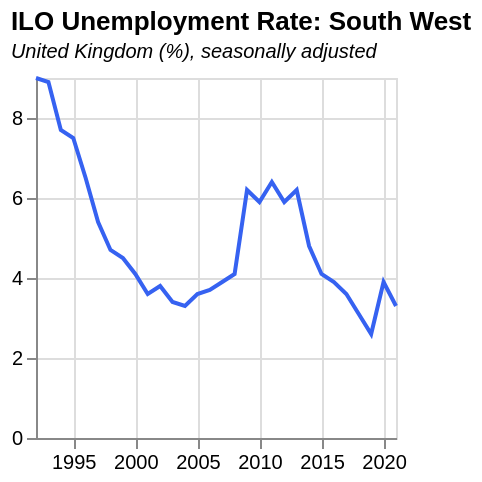

Write a Vega-Lite specification for this figure.
### Vega-Lite specification from a JSON file in a GitHub repository (floating-point values rounded to 4 significant figures)
{"$schema": "https://vega.github.io/schema/vega-lite/v5.json", "data": {"values": [{"date": "1992", "label": "1992", "month": "", "quarter": "", "sourceDataset": "LMS", "updateDate": "2015-10-13T23:00:00.000Z", "value": "9.0", "year": "1992"}, {"date": "1993", "label": "1993", "month": "", "quarter": "", "sourceDataset": "LMS", "updateDate": "2015-10-13T23:00:00.000Z", "value": "8.9", "year": "1993"}, {"date": "1994", "label": "1994", "month": "", "quarter": "", "sourceDataset": "LMS", "updateDate": "2015-10-13T23:00:00.000Z", "value": "7.7", "year": "1994"}, {"date": "1995", "label": "1995", "month": "", "quarter": "", "sourceDataset": "LMS", "updateDate": "2015-10-13T23:00:00.000Z", "value": "7.5", "year": "1995"}, {"date": "1996", "label": "1996", "month": "", "quarter": "", "sourceDataset": "LMS", "updateDate": "2015-10-13T23:00:00.000Z", "value": "6.5", "year": "1996"}, {"date": "1997", "label": "1997", "month": "", "quarter": "", "sourceDataset": "LMS", "updateDate": "2015-10-13T23:00:00.000Z", "value": "5.4", "year": "1997"}, {"date": "1998", "label": "1998", "month": "", "quarter": "", "sourceDataset": "LMS", "updateDate": "2015-10-13T23:00:00.000Z", "value": "4.7", "year": "1998"}, {"date": "1999", "label": "1999", "month": "", "quarter": "", "sourceDataset": "LMS", "updateDate": "2015-10-13T23:00:00.000Z", "value": "4.5", "year": "1999"}, {"date": "2000", "label": "2000", "month": "", "quarter": "", "sourceDataset": "LMS", "updateDate": "2015-10-13T23:00:00.000Z", "value": "4.1", "year": "2000"}, {"date": "2001", "label": "2001", "month": "", "quarter": "", "sourceDataset": "LMS", "updateDate": "2015-10-13T23:00:00.000Z", "value": "3.6", "year": "2001"}, {"date": "2002", "label": "2002", "month": "", "quarter": "", "sourceDataset": "LMS", "updateDate": "2015-10-13T23:00:00.000Z", "value": "3.8", "year": "2002"}, {"date": "2003", "label": "2003", "month": "", "quarter": "", "sourceDataset": "LMS", "updateDate": "2015-10-13T23:00:00.000Z", "value": "3.4", "year": "2003"}, {"date": "2004", "label": "2004", "month": "", "quarter": "", "sourceDataset": "LMS", "updateDate": "2015-10-13T23:00:00.000Z", "value": "3.3", "year": "2004"}, {"date": "2005", "label": "2005", "month": "", "quarter": "", "sourceDataset": "LMS", "updateDate": "2015-10-13T23:00:00.000Z", "value": "3.6", "year": "2005"}, {"date": "2006", "label": "2006", "month": "", "quarter": "", "sourceDataset": "LMS", "updateDate": "2015-10-13T23:00:00.000Z", "value": "3.7", "year": "2006"}, {"date": "2007", "label": "2007", "month": "", "quarter": "", "sourceDataset": "LMS", "updateDate": "2015-10-13T23:00:00.000Z", "value": "3.9", "year": "2007"}, {"date": "2008", "label": "2008", "month": "", "quarter": "", "sourceDataset": "LMS", "updateDate": "2015-10-13T23:00:00.000Z", "value": "4.1", "year": "2008"}, {"date": "2009", "label": "2009", "month": "", "quarter": "", "sourceDataset": "LMS", "updateDate": "2015-10-13T23:00:00.000Z", "value": "6.2", "year": "2009"}, {"date": "2010", "label": "2010", "month": "", "quarter": "", "sourceDataset": "LMS", "updateDate": "2015-10-13T23:00:00.000Z", "value": "5.9", "year": "2010"}, {"date": "2011", "label": "2011", "month": "", "quarter": "", "sourceDataset": "LMS", "updateDate": "2015-10-13T23:00:00.000Z", "value": "6.4", "year": "2011"}, {"date": "2012", "label": "2012", "month": "", "quarter": "", "sourceDataset": "LMS", "updateDate": "2017-02-15T00:00:00.000Z", "value": "5.9", "year": "2012"}, {"date": "2013", "label": "2013", "month": "", "quarter": "", "sourceDataset": "LMS", "updateDate": "2015-10-13T23:00:00.000Z", "value": "6.2", "year": "2013"}, {"date": "2014", "label": "2014", "month": "", "quarter": "", "sourceDataset": "LMS", "updateDate": "2015-10-13T23:00:00.000Z", "value": "4.8", "year": "2014"}, {"date": "2015", "label": "2015", "month": "", "quarter": "", "sourceDataset": "LMS", "updateDate": "2016-03-16T09:30:00.000Z", "value": "4.1", "year": "2015"}, {"date": "2016", "label": "2016", "month": "", "quarter": "", "sourceDataset": "LMS", "updateDate": "2017-02-15T00:00:00.000Z", "value": "3.9", "year": "2016"}, {"date": "2017", "label": "2017", "month": "", "quarter": "", "sourceDataset": "LMS", "updateDate": "2018-02-21T00:00:00.000Z", "value": "3.6", "year": "2017"}, {"date": "2018", "label": "2018", "month": "", "quarter": "", "sourceDataset": "LMS", "updateDate": "2019-02-19T00:00:00.000Z", "value": "3.1", "year": "2018"}, {"date": "2019", "label": "2019", "month": "", "quarter": "", "sourceDataset": "LMS", "updateDate": "2020-02-18T00:00:00.000Z", "value": "2.6", "year": "2019"}, {"date": "2020", "label": "2020", "month": "", "quarter": "", "sourceDataset": "LMS", "updateDate": "2021-02-23T00:00:00.000Z", "value": "3.9", "year": "2020"}, {"date": "2021", "label": "2021", "month": "", "quarter": "", "sourceDataset": "LMS", "updateDate": "2022-08-15T23:00:00.000Z", "value": "3.3", "year": "2021"}], "format": {"parse": {"date": "date"}}}, "title": {"text": " ILO Unemployment Rate: South West", "subtitle": "United Kingdom (%), seasonally adjusted", "subtitleFontStyle": "italic", "subtitleFontSize": 10, "anchor": "start", "color": "black"}, "width": 180, "height": 180, "mark": {"type": "line", "color": "#3662f1", "strokeWidth": 2, "opacity": 1}, "encoding": {"x": {"field": "date", "type": "temporal", "title": null}, "y": {"field": "value", "type": "quantitative", "title": null}}}
